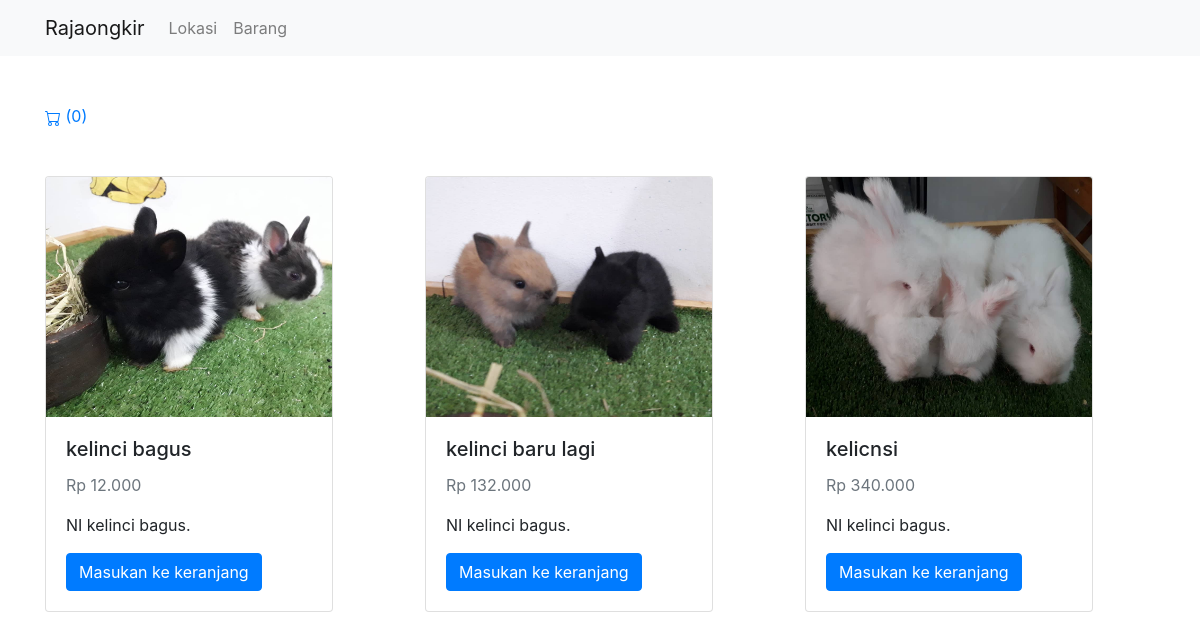
The page /index.php/home/tampilkanBarang on the database its author committed.
### tables this page shows
CREATE TABLE `tb_barang` (
  `id_barang` int(11) NOT NULL,
  `nama_barang` varchar(85) NOT NULL,
  `gambar_barang` varchar(64) NOT NULL,
  `harga_barang` int(35) NOT NULL,
  `berat_barang` int(35) NOT NULL,
  `stok_barang` int(11) NOT NULL
);

### application/controllers/Home.php (called while the page is built, shortened)
<?php
class Home extends CI_Controller {
    public function __construct()
	{
		$this->load->model('Toko_model');
		$this->load->model('Barang_model');
		$this->load->helper('form');
		$this->load->library('form_validation');
	}
    public function tampilkanBarang()
    {
        $data['judul'] = 'Halaman Barang';
        $data['barang'] = $this->Barang_model->getDataBarang();
        $this->load->view('templates/header', $data);
		$this->load->view('home/v_barang', $data);
		$this->load->view('templates/footer');
    }
}

### index.php (called while the page is built, shortened)
<?php
require_once BASEPATH.'core/CodeIgniter.php';

### application/models/Barang_model.php (called while the page is built, shortened)
<?php
class Barang_model extends CI_Model {
    public function getDataBarang()
    {
	    return $this->db->get('tb_barang')->result_array();
    }
}

### application/views/home/v_barang.php (the view, shortened to what this page needs)
<div class="container">
    <div class="row mt-5 mb-5">
        <div class="col-md-12">
            <a href="<?= base_url();?>home/halamanKeranjang">
            (<?= $this->cart->total_items();?>)
            </a>
        </div>
    </div>
    <div class="row">
        <?php foreach ($barang as $b) : ?>
        <div class="col-md-4">
            <div class="card" style="width: 18rem;">
                <img class="card-img-top" src="<?= base_url('assets/img/') . html_escape($b['gambar_barang']); ?>" alt="Card image cap" height="240">
                <div class="card-body">
                    <h5 class="card-title"><?= html_escape($b['nama_barang']);?></h5>
                    <p class="card-text text-muted"><?= "Rp " . number_format(html_escape($b['harga_barang']),0,'.','.') ;?></p>
                    <p class="card-text">NI kelinci bagus.</p>
                    <a href="<?= base_url();?>home/tambah_ke_keranjang/<?= $b['id_barang'];?>" class="btn btn-primary">Masukan ke keranjang</a>
                </div>
            </div>
        </div>
        <?php endforeach; ?>
    </div>
</div>

### application/views/templates/header.php (shortened to what this page needs)
<!doctype html>
<html lang="en">
    <head>
        <link rel="stylesheet" href="<?= base_url();?>assets/css/bootstrap.min.css">
        </head>
        <body>
        <nav class="navbar navbar-expand-lg navbar-light bg-light">
            <div class="container">
                <a class="navbar-brand" href="<?= base_url();?>">Rajaongkir</a>
                <div class="collapse navbar-collapse" id="navbarNavAltMarkup">
                    <div class="navbar-nav">
                        <a class="nav-item nav-link" href="<?= base_url();?>home/settingLokasi">Lokasi</a>
                        <a class="nav-item nav-link" href="<?= base_url();?>home/tampilkanBarang">Barang</a>
                    </div>
                </div>
            </div>
        </nav>

### application/views/templates/footer.php (shortened to what this page needs)
    </body>
</html>

### rows shown on the page
tb_barang: gambar_barang (picture), nama_barang "kelinci bagus", harga_barang "12.000"
tb_barang: gambar_barang (picture), nama_barang "kelinci baru lagi", harga_barang "132.000"
tb_barang: gambar_barang (picture), nama_barang "kelicnsi", harga_barang "340.000"

### other values the page prints
$this->cart->total_items() "0"
